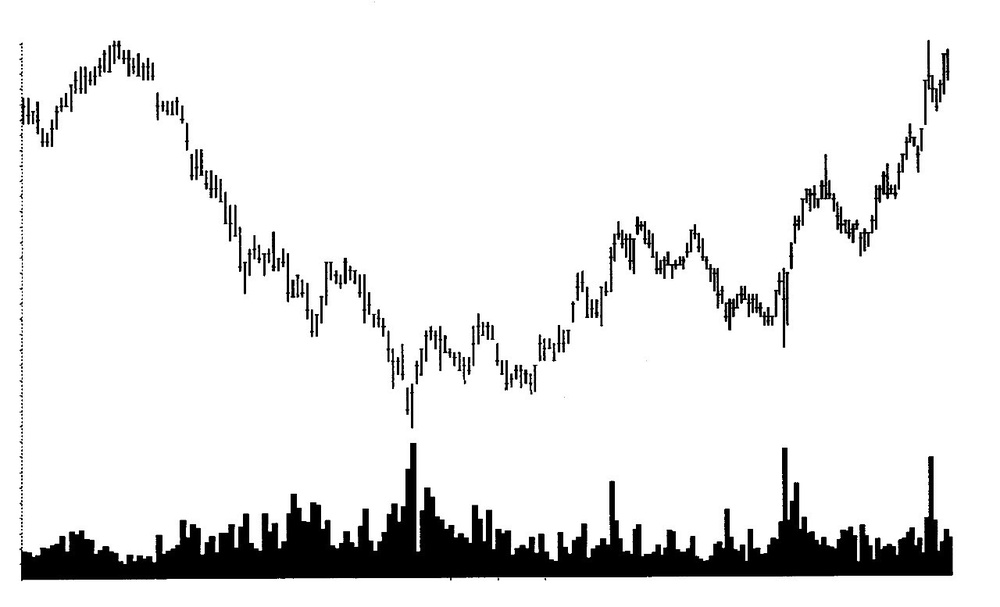
#> input picture data/pattern_references/001 Broadening Bottoms.jpg, 1000 x 607 px, shrunk from 1280 x 777 before the run
$ python -i candlestick.py   (imports and definitions only)
#> lines starting #> are read from the running program, lines starting #| are printed output that depends on the picture; after the words box and inside, x2 and y2 are one past the last pixel; in counts of white or black regions, pixels touching at a corner belong together
### src/pattern_analysis/models/dataclasses.py
"""
Data classes for pattern analysis.

Contains BoundingBox, PatternDetection, FeatureMap,
PreprocessResult, ValidationResult, AnalysisResult,
ChartRegion, RegionDetectionResult, CropResult, and TimeframeConfig.
"""

from __future__ import annotations

from dataclasses import dataclass, field, asdict
from typing import List, Optional, Dict, Any, Tuple
import json
from datetime import datetime

import numpy as np

from .enums import PatternCategory, PatternType, RegionType, Timeframe, CandleInterval


@dataclass
class BoundingBox:
    """
    Coordinates delimiting a detected region.

    Invariant: x1 < x2 and y1 < y2 for valid bounding boxes.
    """
    x1: int
    y1: int
    x2: int
    y2: int
    label: Optional[str] = None
    confidence: float = 1.0
    metadata: Dict[str, Any] = field(default_factory=dict)

    def __post_init__(self):
        """Validate bounding box coordinates."""
        if not isinstance(self.x1, int) or not isinstance(self.y1, int):
            raise ValueError("Coordinates must be integers")
        if not isinstance(self.x2, int) or not isinstance(self.y2, int):
            raise ValueError("Coordinates must be integers")

    def is_valid(self) -> bool:
        """Check if bounding box has valid coordinates (x1 < x2 and y1 < y2)."""
        return self.x1 < self.x2 and self.y1 < self.y2

    # [5 lines left out: function area, not called in this run]

    def center(self) -> tuple:
        """Calculate the center point of the bounding box."""
        return ((self.x1 + self.x2) // 2, (self.y1 + self.y2) // 2)

    # [24 lines left out: functions to_dict, from_dict, not called in this run]


@dataclass
class PatternDetection:
    """Single pattern detection result."""
    pattern_type: PatternType
    category: PatternCategory
    confidence: float
    bounding_box: BoundingBox
    metadata: Dict[str, Any]
    detector_id: str


    # [35 lines left out: functions __post_init__, to_dict, from_dict, not called in this run]


@dataclass
class FeatureMap:
    """Extracted features from chart image."""
    candlestick_regions: List[BoundingBox]
    trendlines: List[Dict[str, Any]]
    support_zones: List[BoundingBox]
    resistance_zones: List[BoundingBox]
    volume_profile: Optional[Dict[str, Any]]
    quality_score: float

    # [39 lines left out: functions __post_init__, empty, to_dict, from_dict, not called in this run]


@dataclass
class PreprocessResult:
    """Result of image preprocessing."""
    image: np.ndarray
    original_size: tuple
    processed_size: tuple
    transformations: List[str]
    quality_score: float
    masked_regions: List[BoundingBox]

    # [4 lines left out: function __post_init__, not called in this run]


@dataclass
class ValidationResult:
    """Cross-validation result for a pattern detection."""
    original_detection: PatternDetection
    validation_score: float
    agreement_count: int
    total_validators: int
    is_confirmed: bool
    validator_results: Dict[str, bool]
    status: str = "unknown"  # New field: 'confirmed', 'unconfirmed', 'skipped', 'error'

    # [35 lines left out: functions __post_init__, to_dict, from_dict, not called in this run]


@dataclass
class AnalysisResult:
    """Complete analysis output."""
    image_path: str
    timestamp: str
    preprocessing_time_ms: float
    extraction_time_ms: float
    classification_time_ms: float
    validation_time_ms: float
    total_time_ms: float
    detections: List[PatternDetection]
    validated_detections: List[ValidationResult]
    feature_map: FeatureMap
    config_used: Dict[str, Any]
    detector_status: Dict[str, str] = field(default_factory=dict)
    # Region analysis fields (chart-analysis-improvements)
    analyzed_region: Optional[BoundingBox] = None
    coverage_percentage: float = 100.0
    excluded_regions: Optional[List[ChartRegion]] = None
    needs_review: bool = False
    timeframe_config: Optional[TimeframeConfig] = None

    # [157 lines left out: functions __post_init__, to_json, to_dict, from_json, from_dict, __eq__, not called in this run]


# ============================================
# REGION DETECTION DATACLASSES
# ============================================

@dataclass
class ChartRegion:
    """
    Detected region in chart image.

    Represents a single region identified by the ChartRegionDetector,
    including its type, location, and visual characteristics.
    """
    region_type: RegionType
    bounding_box: BoundingBox
    confidence: float
    characteristics: Dict[str, Any] = field(default_factory=dict)

    # [29 lines left out: functions __post_init__, to_dict, from_dict, not called in this run]


@dataclass
class RegionDetectionResult:
    """
    Result of region detection.

    Contains all detected regions, the identified primary region,
    and metadata about the detection process.
    """
    regions: List[ChartRegion]
    primary_region: Optional[ChartRegion]
    secondary_regions: List[ChartRegion]
    original_size: Tuple[int, int]  # (width, height)
    detection_method: str

    # [33 lines left out: functions __post_init__, to_dict, from_dict, not called in this run]


@dataclass
class CropResult:
    """
    Result of auto-cropping.

    Contains the cropped image and metadata about what was
    removed and the coverage percentage.
    """
    cropped_image: np.ndarray
    original_size: Tuple[int, int]  # (width, height)
    cropped_size: Tuple[int, int]   # (width, height)
    crop_bounds: BoundingBox
    excluded_regions: List[ChartRegion]
    coverage_percentage: float

    # [34 lines left out: functions __post_init__, to_dict, from_dict, not called in this run]


@dataclass
class TimeframeConfig:
    """
    Configuration for timeframe-specific analysis.

    Contains parameters that are adjusted based on the expected
    timeframe and candle interval of the chart being analyzed.
    """
    timeframe: Timeframe
    candle_interval: CandleInterval
    min_pattern_candles: int
    min_pattern_height_pct: float
    trend_sensitivity: float

    # [33 lines left out: functions __post_init__, to_dict, from_dict, not called in this run]

### src/pattern_analysis/pipeline/extractors/candlestick.py
"""
Candlestick extraction using dynamic color clustering.

Feature: chart-pattern-analysis-framework
Requirements: 2.1
"""

from typing import Dict, List, Any, Optional

import cv2
import numpy as np

from ...models.dataclasses import BoundingBox


class CandlestickExtractor:
    """Extracts candlestick body regions using K-means color clustering."""

    def extract(
        self,
        image: np.ndarray,
        config: Optional[Dict[str, Any]] = None
    ) -> List[BoundingBox]:
        """
        Extract candlestick body regions using dynamic color clustering.

        Args:
            image: Preprocessed image as numpy array (RGB)
            config: Optional configuration dictionary

        Returns:
            List of BoundingBox objects for each detected candlestick
        """
        if config is None:
            config = {}

        try:
            colors, labels, centers = self._get_dominant_colors(image, k=3)
        except Exception:
            return []

        unique_labels, counts = np.unique(labels, return_counts=True)
        bg_label_idx = np.argmax(counts)
        bg_label = unique_labels[bg_label_idx]

        candle_labels = [l for l in unique_labels if l != bg_label]

        if len(candle_labels) < 2:
            return []

        h, w = image.shape[:2]
        labels_img = labels.reshape((h, w))

        c1 = centers[candle_labels[0]]
        c2 = centers[candle_labels[1]]

        c1_hsv = cv2.cvtColor(np.uint8([[c1]]), cv2.COLOR_RGB2HSV)[0][0]
        c2_hsv = cv2.cvtColor(np.uint8([[c2]]), cv2.COLOR_RGB2HSV)[0][0]

        def dist_to_green(h): return min(abs(h - 60), 180 - abs(h - 60))
        def dist_to_red(h): return min(abs(h - 0), abs(h - 180))

        is_c1_green = dist_to_green(c1_hsv[0]) < dist_to_red(c1_hsv[0])
        is_c2_green = dist_to_green(c2_hsv[0]) < dist_to_red(c2_hsv[0])

        if is_c1_green and not is_c2_green:
            bullish_label = candle_labels[0]
            bearish_label = candle_labels[1]
        elif not is_c1_green and is_c2_green:
            bullish_label = candle_labels[1]
            bearish_label = candle_labels[0]
        else:
            bullish_label = candle_labels[0]
            bearish_label = candle_labels[1]

        mask_bull = (labels_img == bullish_label).astype(np.uint8) * 255
        mask_bear = (labels_img == bearish_label).astype(np.uint8) * 255

        combined_mask = cv2.bitwise_or(mask_bull, mask_bear)

        kernel = np.ones((3, 3), np.uint8)
        combined_mask = cv2.morphologyEx(combined_mask, cv2.MORPH_CLOSE, kernel)
        combined_mask = cv2.morphologyEx(combined_mask, cv2.MORPH_OPEN, kernel)

        contours, _ = cv2.findContours(
            combined_mask, cv2.RETR_EXTERNAL, cv2.CHAIN_APPROX_SIMPLE
        )

        candles = []
        min_candle_height = config.get("min_candle_height", 5)
        min_candle_width = config.get("min_candle_width", 2)

        for cnt in contours:
            x, y, cw, ch = cv2.boundingRect(cnt)

            is_vertical = ch > cw * 0.5
            meets_min_height = ch >= min_candle_height
            meets_min_width = cw >= min_candle_width
            not_too_wide = cw < w * 0.1

            if is_vertical and meets_min_height and meets_min_width and not_too_wide:
                x2 = x + cw
                y2 = y + ch
                if x < x2 and y < y2:
                    center_x, center_y = x + cw//2, y + ch//2
                    center_x = min(max(0, center_x), w-1)
                    center_y = min(max(0, center_y), h-1)

                    is_bull = labels_img[center_y, center_x] == bullish_label
                    direction = "bullish" if is_bull else "bearish"

                    bbox = BoundingBox(x, y, x2, y2)
                    bbox.metadata = {
                        "direction": direction,
                        "color_label": int(labels_img[center_y, center_x])
                    }
                    candles.append(bbox)

        return sorted(candles, key=lambda b: b.x1)

    def _get_dominant_colors(self, image: np.ndarray, k: int = 3):
        """Extract K dominant colors using K-means."""
        pixels = image.reshape((-1, 3))
        pixels = np.float32(pixels)

        criteria = (cv2.TERM_CRITERIA_EPS + cv2.TERM_CRITERIA_MAX_ITER, 10, 1.0)
        _, labels, centers = cv2.kmeans(
            pixels, k, None, criteria, 10, cv2.KMEANS_RANDOM_CENTERS
        )

        centers = np.uint8(centers)
        return centers, labels, centers

>>> import cv2
>>> picture = cv2.cvtColor(cv2.imread('../../../../data/pattern_references/001 Broadening Bottoms.jpg'), cv2.COLOR_BGR2RGB)
#> picture is the input picture: shape (607, 1000, 3); min 0, max 255, mean 232.6
>>> result = CandlestickExtractor().extract(picture)
#> in _get_dominant_colors, `_, labels, centers = cv2.kmeans( pixels, k, None, criteria, 10, cv2.KM..`: centers = [[131.1, 131.1, 131.1], [255.4, 255.4, 255.4], [4.46, 4.46, 4.46]]
#> in _get_dominant_colors, `centers = np.uint8(centers)`: centers = [[131, 131, 131], [255, 255, 255], [4, 4, 4]]
#> in extract, `unique_labels, counts = np.unique(labels, return_counts=True)`: unique_labels = [0, 1, 2]; counts = [8346, 549596, 49058]
#> in extract, `bg_label_idx = np.argmax(counts)`: bg_label_idx = 1
#> in extract, `candle_labels = [l for l in unique_labels if l != bg_label]`: candle_labels = [0, 2]
#> in extract, `labels_img = labels.reshape((h, w))`:
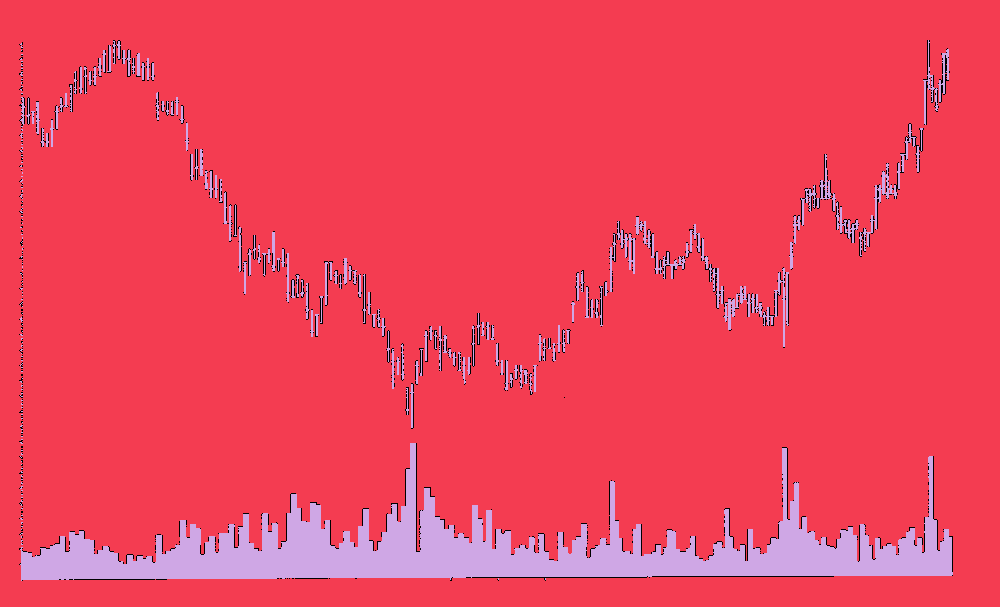
#> labels_img: shape (607, 1000) int32; 3 distinct labels, from 0 to 2; one colour per label, 0 black
#> in extract, `c1 = centers[candle_labels[0]]`: c1 = [131, 131, 131]
#> in extract, `c2 = centers[candle_labels[1]]`: c2 = [4, 4, 4]
#> in extract, `c1_hsv = cv2.cvtColor(np.uint8([[c1]]), cv2.COLOR_RGB2HSV)[0][0]`: c1_hsv = [0, 0, 131]
#> in extract, `c2_hsv = cv2.cvtColor(np.uint8([[c2]]), cv2.COLOR_RGB2HSV)[0][0]`: c2_hsv = [0, 0, 4]
#> in extract, `is_c1_green = dist_to_green(c1_hsv[0]) < dist_to_red(c1_hsv[0])`: is_c1_green = False
#> in extract, `bullish_label = candle_labels[0]`: bullish_label = 0
#> in extract, `bearish_label = candle_labels[1]`: bearish_label = 2
#> in extract, `mask_bull = (labels_img == bullish_label).astype(np.uint8) * 255`:
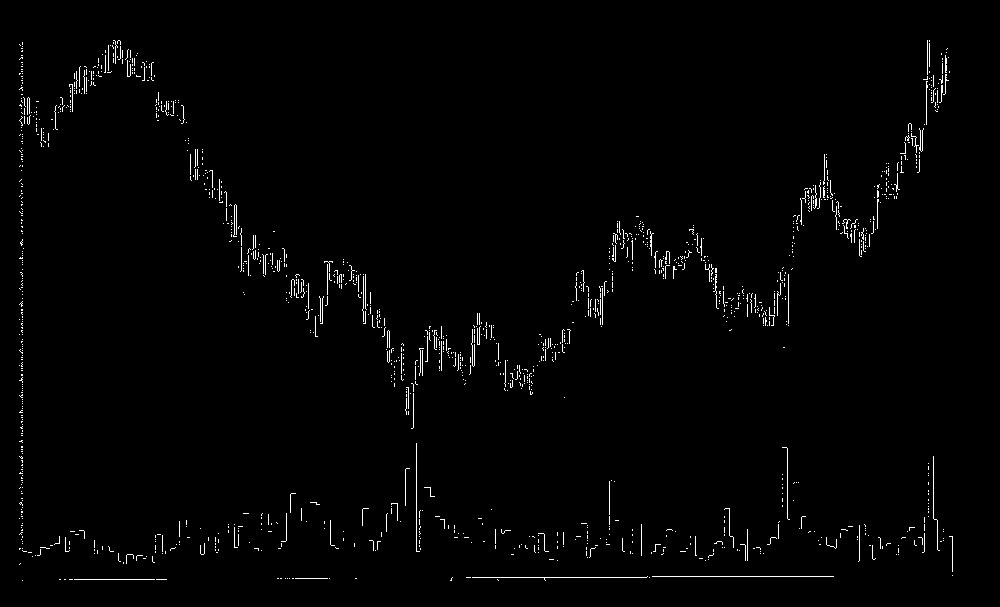
#> mask_bull: shape (607, 1000); 1.4% white in thin lines or dots, all inside (x1, y1, x2, y2) = (19, 40, 953, 581)
#> in extract, `mask_bear = (labels_img == bearish_label).astype(np.uint8) * 255`:
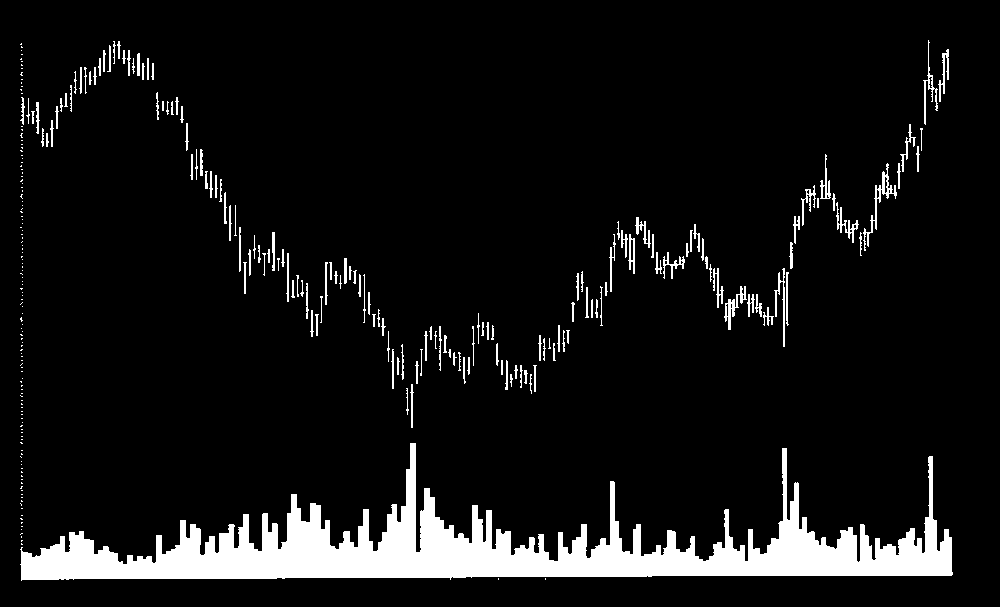
#> mask_bear: shape (607, 1000); 8.1% white; 286 white regions (130 under 20 px), largest, box (x1, y1, x2, y2) and area: (20, 443, 953, 581) 39271, (863, 163, 897, 251) 443, (724, 286, 747, 330) 297
#> in extract, `combined_mask = cv2.bitwise_or(mask_bull, mask_bear)`:
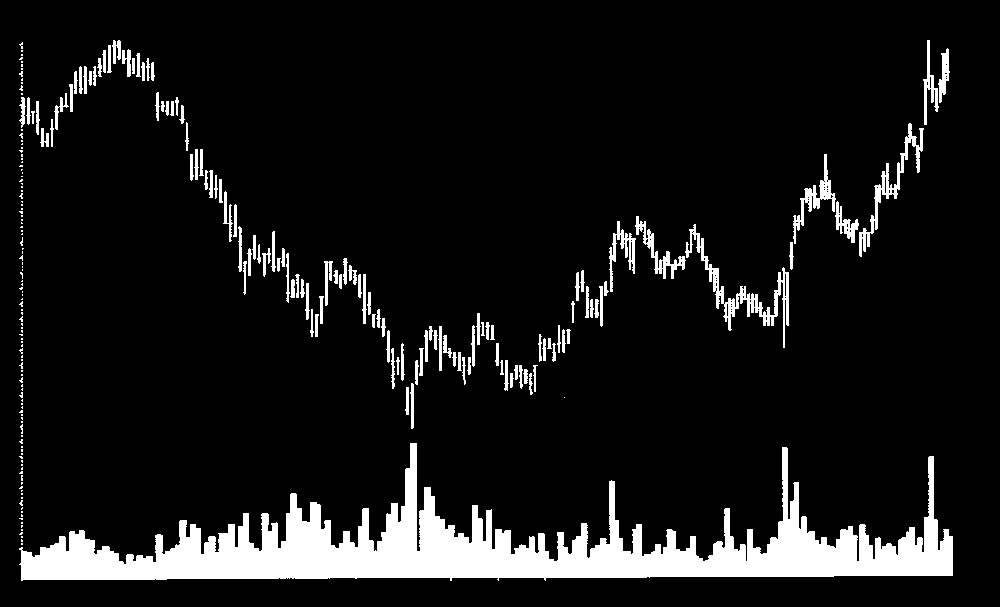
#> combined_mask: shape (607, 1000); 9.5% white; 235 white regions (112 under 20 px), largest, box (x1, y1, x2, y2) and area: (19, 443, 953, 581) 41733, (685, 224, 789, 348) 1877, (859, 123, 924, 257) 1217
#> in extract, `combined_mask = cv2.morphologyEx(combined_mask, cv2.MORPH_CLOSE, kernel)`:
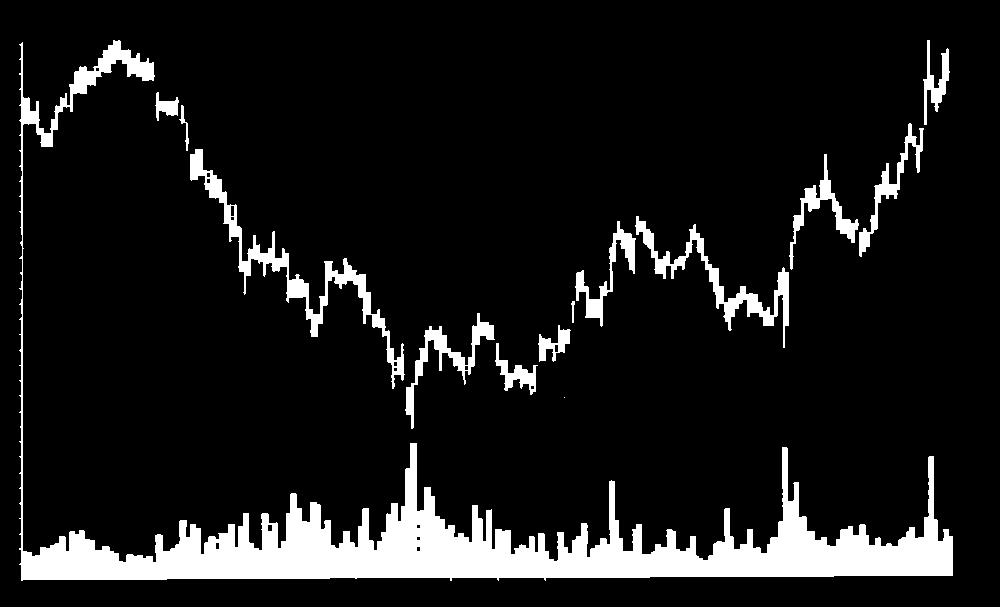
#> combined_mask: shape (607, 1000); 10.2% white; 14 white regions (1 under 20 px), largest, box (x1, y1, x2, y2) and area: (19, 40, 953, 581) 45776, (190, 149, 405, 389) 4602, (635, 216, 789, 348) 2999
#> in extract, `combined_mask = cv2.morphologyEx(combined_mask, cv2.MORPH_OPEN, kernel)`:
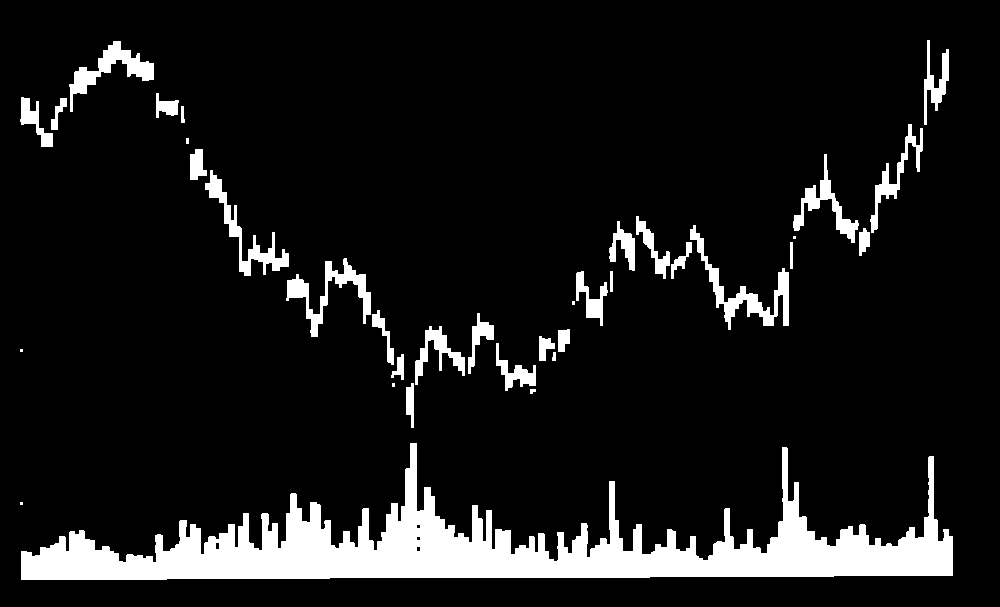
#> combined_mask: shape (607, 1000); 9.9% white; 36 white regions (6 under 20 px)
#> in extract, `contours, _ = cv2.findContours( combined_mask, cv2.RETR_EXTERNAL, cv2...`: contours = 36 contours, 8 with area under 20; largest, box (x1, y1, x2, y2) and area: (21, 443, 953, 580) 40124, (690, 225, 789, 330) 1752, (286, 258, 371, 337) 1508, (69, 41, 154, 112) 1480, (205, 170, 289, 276) 1393
#> the loop in extract, `for cnt in contours:` made 36 passes
#> (cnt, x, y, cw, ch, is_vertical, meets_min_height, not_too_wide) on passes 16, 19, 29: ([[610, 271], [610, 291], [612, 291], [612, 271]], 610, 271, 3, 21, True, True, True), ([[790, 242], [790, 268], [792, 268], [792, 242]], 790, 242, 3, 27, True, True, True), ([[186, 138], [186, 143], [188, 143], [188, 138]], 186, 138, 3, 6, True, True, True)
#> after the loop in extract, `for cnt in contours:`: candles = 30 items
#> result = 30 items
